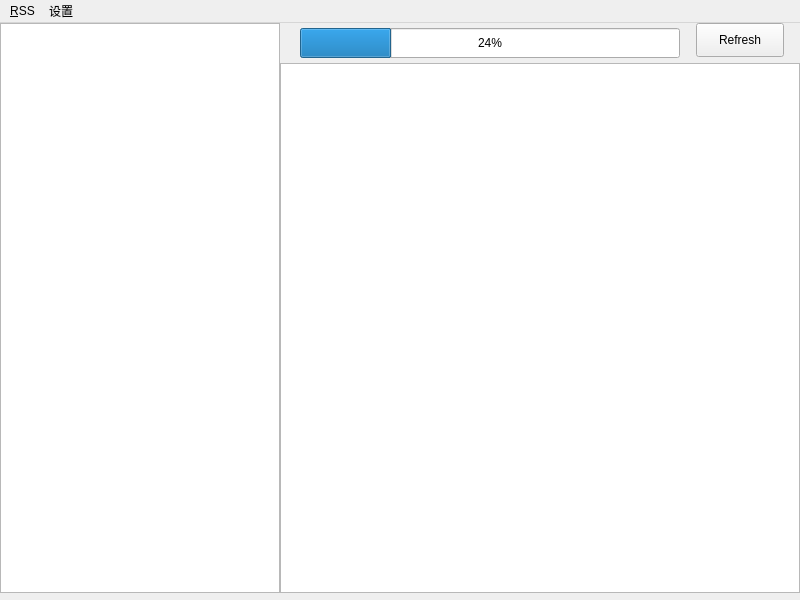
<?xml version="1.0" encoding="UTF-8"?>
<ui version="4.0">
 <class>MainWindow</class>
 <widget class="QMainWindow" name="MainWindow">
  <property name="geometry">
   <rect>
    <x>0</x>
    <y>0</y>
    <width>800</width>
    <height>600</height>
   </rect>
  </property>
  <property name="sizePolicy">
   <sizepolicy hsizetype="Preferred" vsizetype="Preferred">
    <horstretch>0</horstretch>
    <verstretch>0</verstretch>
   </sizepolicy>
  </property>
  <property name="windowTitle">
   <string>Awesome Rss Reader</string>
  </property>
  <widget class="QWidget" name="centralWidget">
   <widget class="QListView" name="RSSList">
    <property name="geometry">
     <rect>
      <x>0</x>
      <y>0</y>
      <width>280</width>
      <height>570</height>
     </rect>
    </property>
    <property name="sizePolicy">
     <sizepolicy hsizetype="Expanding" vsizetype="Expanding">
      <horstretch>0</horstretch>
      <verstretch>0</verstretch>
     </sizepolicy>
    </property>
   </widget>
   <widget class="QListWidget" name="RSSContains">
    <property name="geometry">
     <rect>
      <x>280</x>
      <y>40</y>
      <width>520</width>
      <height>530</height>
     </rect>
    </property>
   </widget>
   <widget class="QProgressBar" name="progressBar">
    <property name="geometry">
     <rect>
      <x>300</x>
      <y>5</y>
      <width>380</width>
      <height>30</height>
     </rect>
    </property>
    <property name="value">
     <number>24</number>
    </property>
   </widget>
   <widget class="QPushButton" name="refreshBT_2">
    <property name="geometry">
     <rect>
      <x>696</x>
      <y>0</y>
      <width>88</width>
      <height>34</height>
     </rect>
    </property>
    <property name="text">
     <string>Refresh</string>
    </property>
   </widget>
  </widget>
  <widget class="QMenuBar" name="menuBar">
   <property name="geometry">
    <rect>
     <x>0</x>
     <y>0</y>
     <width>800</width>
     <height>30</height>
    </rect>
   </property>
   <widget class="QMenu" name="RSSBT">
    <property name="title">
     <string>&amp;RSS</string>
    </property>
    <addaction name="refreshBT"/>
    <addaction name="aboutBT"/>
    <addaction name="quitBT"/>
   </widget>
   <widget class="QMenu" name="settingBT">
    <property name="title">
     <string>设置</string>
    </property>
    <addaction name="manageRssBT"/>
   </widget>
   <addaction name="RSSBT"/>
   <addaction name="settingBT"/>
  </widget>
  <action name="refreshBT">
   <property name="text">
    <string>刷新&amp;RSS</string>
   </property>
  </action>
  <action name="aboutBT">
   <property name="text">
    <string>关于</string>
   </property>
  </action>
  <action name="quitBT">
   <property name="text">
    <string>退出</string>
   </property>
  </action>
  <action name="manageRssBT">
   <property name="text">
    <string>管理&amp;RSS源</string>
   </property>
  </action>
 </widget>
 <resources/>
 <connections>
  <connection>
   <sender>quitBT</sender>
   <signal>triggered()</signal>
   <receiver>MainWindow</receiver>
   <slot>close()</slot>
   <hints>
    <hint type="sourcelabel">
     <x>-1</x>
     <y>-1</y>
    </hint>
    <hint type="destinationlabel">
     <x>399</x>
     <y>299</y>
    </hint>
   </hints>
  </connection>
 </connections>
</ui>
